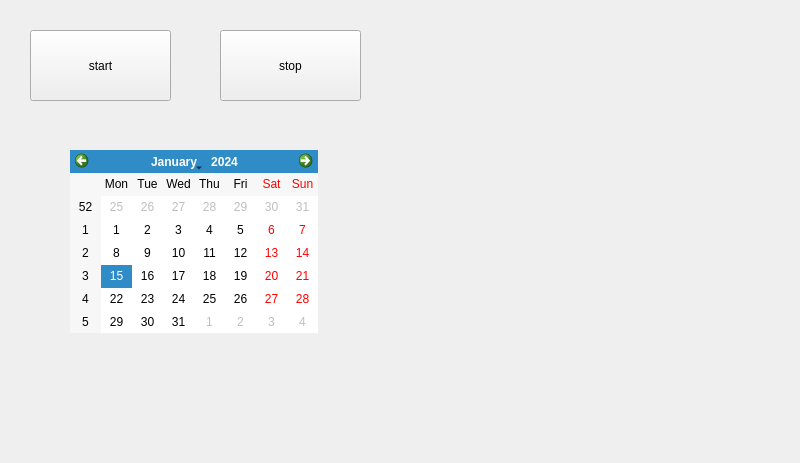
<?xml version="1.0" encoding="UTF-8"?>
<ui version="4.0">
 <class>Widget</class>
 <widget class="QWidget" name="Widget">
  <property name="geometry">
   <rect>
    <x>0</x>
    <y>0</y>
    <width>800</width>
    <height>463</height>
   </rect>
  </property>
  <property name="windowTitle">
   <string>Widget</string>
  </property>
  <widget class="QPushButton" name="pushbutton_start">
   <property name="geometry">
    <rect>
     <x>30</x>
     <y>30</y>
     <width>141</width>
     <height>71</height>
    </rect>
   </property>
   <property name="text">
    <string>start</string>
   </property>
  </widget>
  <widget class="QPushButton" name="pushbutton_stop">
   <property name="geometry">
    <rect>
     <x>220</x>
     <y>30</y>
     <width>141</width>
     <height>71</height>
    </rect>
   </property>
   <property name="text">
    <string>stop</string>
   </property>
  </widget>
  <widget class="QCalendarWidget" name="calendarWidget">
   <property name="geometry">
    <rect>
     <x>70</x>
     <y>150</y>
     <width>248</width>
     <height>183</height>
    </rect>
   </property>
  </widget>
 </widget>
 <resources/>
 <connections/>
</ui>
